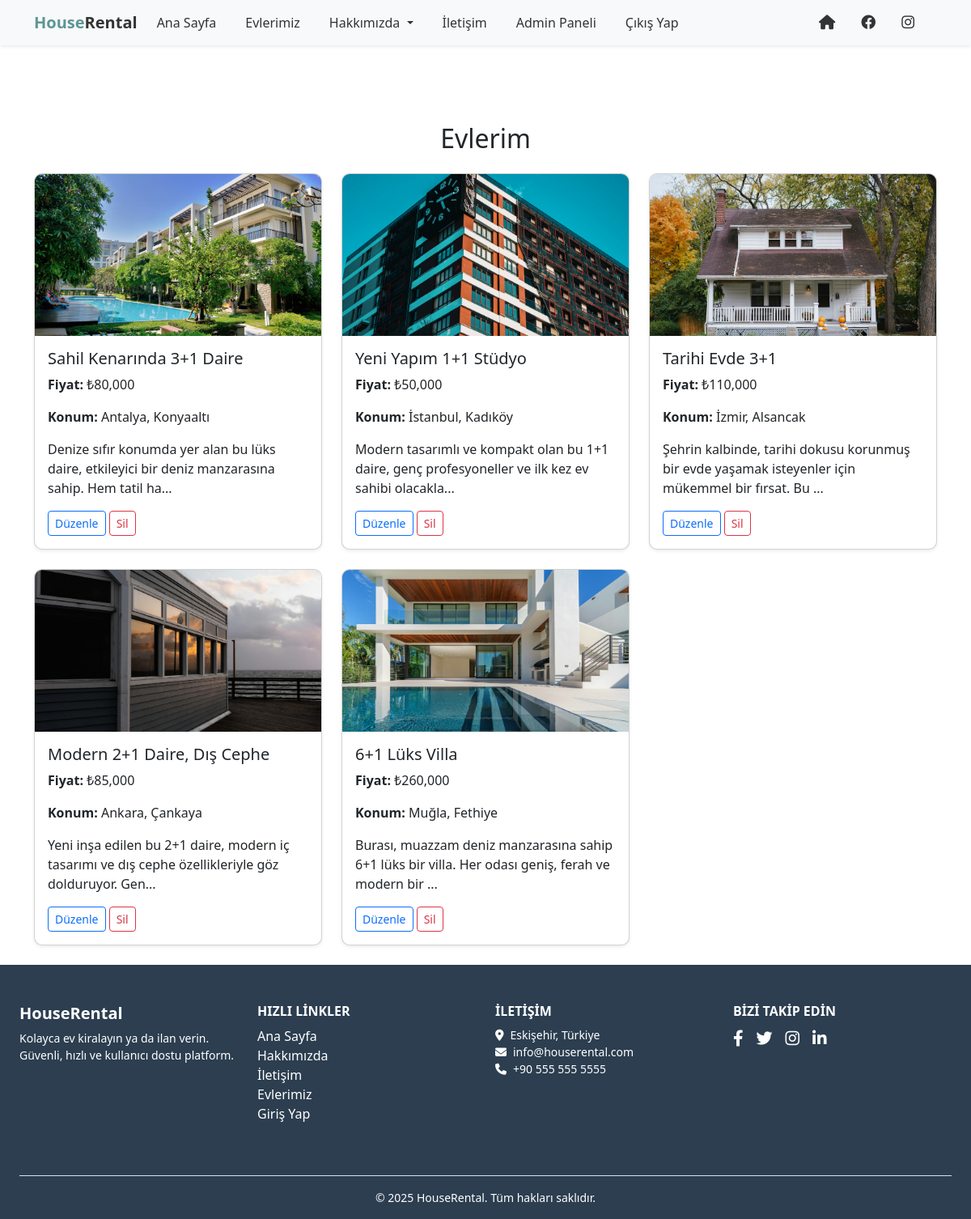
The app's page /my_houses.php (signed in) with its own data.
### tables this page shows
CREATE TABLE `houses` (
  `id` int(11) NOT NULL,
  `user_id` int(11) NOT NULL,
  `title` varchar(255) NOT NULL,
  `description` text NOT NULL,
  `price` decimal(10,2) NOT NULL,
  `image` varchar(255) DEFAULT NULL,
  `created_at` timestamp NOT NULL DEFAULT current_timestamp(),
  `location` varchar(255) DEFAULT NULL,
  `size` int(11) DEFAULT NULL,
  `bedrooms` int(11) DEFAULT NULL,
  `bathrooms` int(11) DEFAULT NULL,
  `year_built` year(4) DEFAULT NULL,
  `features` text DEFAULT NULL,
  `status` varchar(20) DEFAULT 'available'
);

### my_houses.php (the view, shortened to what this page needs)
<?php
include('includes/header.php');
$user_id = $_SESSION['user_id'];
$stmt = $pdo->prepare("SELECT * FROM houses WHERE user_id = ?");
$stmt->execute([$user_id]);
$houses = $stmt->fetchAll(PDO::FETCH_ASSOC);
?>
<div class="container mt-5 pt-4">
    <h2 class="text-center mb-4">Evlerim</h2>
    <?php if (count($houses) > 0): ?>
        <div class="row">
            <?php foreach ($houses as $house): ?>
                <div class="col-md-4 mb-4">
                    <div class="card shadow-sm h-100">
                        <?php if (!empty($house['image'])): ?>
                            <img src="<?php echo $house['image']; ?>" class="card-img-top" style="height:200px; object-fit:cover;">
                        <?php endif; ?>
                        <div class="card-body">
                            <h5 class="card-title"><?php echo htmlspecialchars($house['title']); ?></h5>
                            <p class="card-text"><strong>Fiyat:</strong> ₺<?php echo number_format($house['price']); ?></p>
                            <p class="card-text"><strong>Konum:</strong> <?php echo htmlspecialchars($house['location']); ?></p>
                            <p class="card-text"><?php echo mb_strimwidth(htmlspecialchars($house['description']), 0, 100, '...'); ?></p>
                            <a href="edit_house.php?id=<?php echo $house['id']; ?>" class="btn btn-sm btn-outline-primary">Düzenle</a>
                            <a href="delete_house.php?id=<?php echo $house['id']; ?>" class="btn btn-sm btn-outline-danger" onclick="return confirm('Bu evi silmek istediğinizden emin misiniz?')">Sil</a>
                        </div>
                    </div>
                </div>
            <?php endforeach; ?>
        </div>
    <?php else: ?>
        <p class="text-center">Henüz hiç ev eklemediniz. <a href="add-house.php">Buradan yeni bir ev ekleyin</a>.</p>
    <?php endif; ?>
</div>
<?php include('includes/footer.php'); ?>

### assets/css/style.css (style rules this page uses)
html, body { height: 100%; margin: 0; padding: 0; }
body { padding-top: 80px; scroll-behavior: smooth; }
.card { box-shadow: 0 4px 8px rgba(0,0,0,0.1); border-radius: 10px; }
.card { border-radius: 10px; overflow: hidden; transition: transform 0.3s ease; }

### records on screen
houses: image (picture), title "Sahil Kenarında 3+1 Daire", price "80,000", location "Antalya, Konyaaltı", description "Denize sıfır konumda yer alan bu lüks daire, etkileyici bir deniz manzarasına sahip. Hem tatil ha..."
houses: image (picture), title "Yeni Yapım 1+1 Stüdyo", price "50,000", location "İstanbul, Kadıköy", description "Modern tasarımlı ve kompakt olan bu 1+1 daire, genç profesyoneller ve ilk kez ev sahibi olacakla..."
houses: image (picture), title "Tarihi Evde 3+1", price "110,000", location "İzmir, Alsancak", description "Şehrin kalbinde, tarihi dokusu korunmuş bir evde yaşamak isteyenler için mükemmel bir fırsat. Bu ..."
houses: image (picture), title "Modern 2+1 Daire, Dış Cephe", price "85,000", location "Ankara, Çankaya", description "Yeni inşa edilen bu 2+1 daire, modern iç tasarımı ve dış cephe özellikleriyle göz dolduruyor. Gen..."
houses: image (picture), title "6+1 Lüks Villa", price "260,000", location "Muğla, Fethiye", description "Burası, muazzam deniz manzarasına sahip 6+1 lüks bir villa. Her odası geniş, ferah ve modern bir ..."
